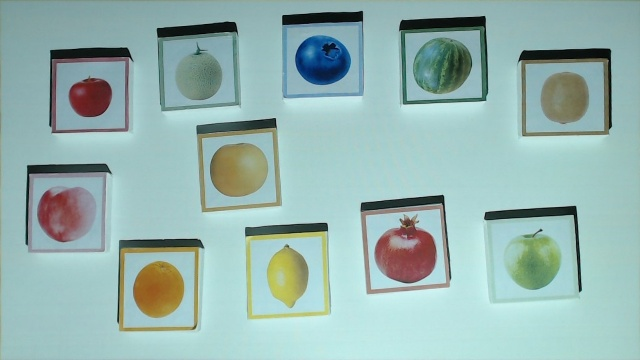
#> input picture datasets/SampleData/sample_eval/surface/surface_0409001429.jpg, 640 x 360 px
$ python -i warp.py   (imports and definitions only)
#> lines starting #> are read from the running program, lines starting #| are printed output that depends on the picture; after the words box and inside, x2 and y2 are one past the last pixel; in counts of white or black regions, pixels touching at a corner belong together
#> further down, picture is the input picture: shape (360, 640, 3); mean B, G, R 176.8, 180.6, 150.2
#!/usr/bin/env python3
# -*- coding: utf-8 -*-
"""
Rectify raw captures into aligned surface/distorted pairs. No hardware, runs anywhere.

    python Data.py warp
    python Data.py warp --review              # check every scene, fix the bad ones
    python Data.py warp --raw data/Create_Data/raw_0813

Boundary detection is a contour heuristic on a photograph: right most of the time,
and wrong in ways the summary line cannot show. `--review` puts each scene on screen -
the detected quad next to the rectified result - and waits:

    enter / a   accept this scene
    m           click the 4 corners by hand instead
    r           re-run the detector
    s           skip this scene
    A           accept this and every scene after it, no more prompts
    q           stop; the scenes already written are kept

Without --review a scene whose boundary cannot be found is reported and skipped, the
same as before.

Reads raw_<MMDD>/ (capture.py wrote it) and writes warp_<MMDD>/surface/ +
warp_<MMDD>/distorted/ at the model's input size, plus warp_<MMDD>/debug/ overlays
showing where the screen boundary was found. Defaults to the most recent raw folder,
and the warp folder is named after it.

Resolutions, the boundary sampling and the debug toggle live under `warp:` in
configs/collect.yaml.

This stage is not optional. The screen is a trapezoid in the camera and the objects
sit at a different scale in every capture, so nothing before it is trainable - and a
session that only has raw/ is not a layout the loaders recognise at all. After it,
`surface` and `distorted` share a pixel grid and the residual the model learns is only
the projected light.

Two modes, set by `warp.mode` in collect.yaml:

    boundary     4 corners + the measured edge bow  (default)
    homography   corners only, the exact model for a flat screen
"""

import argparse
import json
import os
import sys

import cv2
import numpy as np

sys.path.insert(0, os.path.dirname(os.path.abspath(__file__)))   # for `common`
from common import (  # noqa: E402
    cfg, dated_suffix, images_in, pick, resolve_raw, shrink, warp_dir, write_meta,
)

# Fallbacks only; the live values come from warp.* in configs/collect.yaml.
WORK_SIZE = (1280, 720)
WARP_POINTS = 20
SCREEN_INSET = 2


# [13 lines left out: function resample, not called in this run]


def inset_contour(contour, shape, pixels):
    """
    Pull the boundary a few pixels inward, off the bright rim of the projection.

    The rim is the blurriest part of the capture; sampling the warp from it drags
    smeared edge pixels into the middle of the rectified image.
    """
    if pixels <= 0:
        return contour
    mask = np.zeros(shape[:2], np.uint8)
    cv2.drawContours(mask, [contour], -1, 255, -1)
    k = np.ones((2 * pixels + 1, 2 * pixels + 1), np.uint8)
    cnts, _ = cv2.findContours(cv2.erode(mask, k), cv2.RETR_EXTERNAL,
                               cv2.CHAIN_APPROX_NONE)
    # A contour too thin to survive the erosion just keeps its original outline. Not
    # worth a warning: capture.py runs this on every preview frame, so anything
    # printed here floods the console while the operator is setting up.
    return max(cnts, key=cv2.contourArea) if cnts else contour


def screen_contour(img, inset=SCREEN_INSET):
    """Largest closed edge contour - on one of these captures, the screen."""
#> called with inset = 2
    gray = cv2.GaussianBlur(cv2.cvtColor(img, cv2.COLOR_BGR2GRAY), (5, 5), 0)
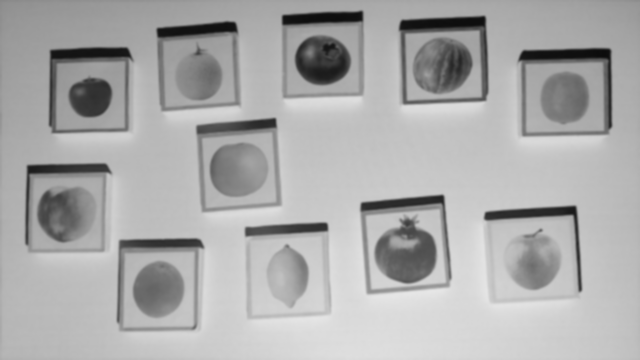
#> gray: shape (360, 640); min 12, max 230, mean 171.1
    edges = cv2.dilate(cv2.Canny(gray, 50, 150),
                       cv2.getStructuringElement(cv2.MORPH_RECT, (3, 3)))
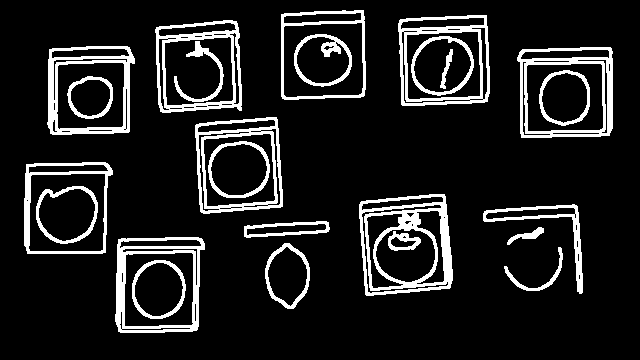
#> edges: shape (360, 640); 12.2% white; 24 white regions
    cnts, _ = cv2.findContours(edges, cv2.RETR_EXTERNAL, cv2.CHAIN_APPROX_NONE)
#> cnts = 14 contours; largest, box (x1, y1, x2, y2) and area: (359, 194, 453, 296) 8249, (517, 47, 613, 138) 8114, (115, 237, 205, 333) 7746, (398, 15, 490, 106) 7654, (195, 117, 283, 214) 7422
    if not cnts:
        return None
    return inset_contour(max(cnts, key=cv2.contourArea), img.shape, inset)
#> in inset_contour, `cv2.drawContours(mask, [contour], -1, 255, -1)`:
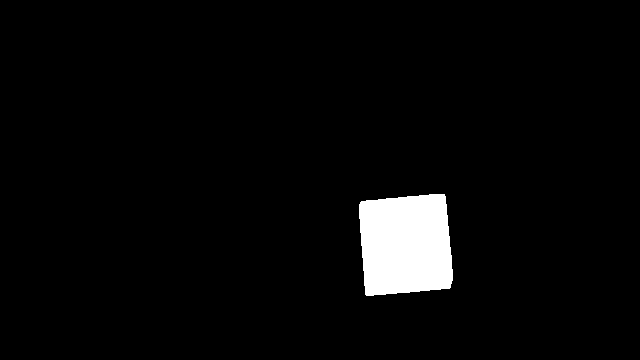
#> mask: shape (360, 640); 3.7% white; 1 white region
#> in inset_contour, `cnts, _ = cv2.findContours(cv2.erode(mask, k), cv2.RETR_EXTERNAL, cv2...`: cnts = 1 contour; box (x1, y1, x2, y2) and area: (361, 196, 451, 294) 7489


# [96 lines left out: functions quad_corners, edge_paths, boundary_points, project, coons_grid, boundary_map, not called in this run]


class Rectifier:
    """
    One scene's camera -> flat screen mapping, built once and reused for every capture.

    The geometry comes from the surface shot, where the screen boundary is visible;
    every `distorted` capture of that scene is warped with the identical mapping,
    which is what makes the pair pixel-aligned enough to train on.
    """

    # [32 lines left out: functions __init__, __call__, debug_overlay, not called in this run]


# ------------------------------------------------------- picking corners by hand

REVIEW_WINDOW = "Warp_Review"
CLICK_WINDOW = "Click_4_Corners"


# [344 lines left out: functions contour_from_corners, click_corners, describe_corners, _build, recorded_corners, settle_scene and 3 more, not called in this run]


# [2 lines not run here, left out]

>>> import cv2
>>> picture = cv2.imread('SampleData/sample_eval/surface/surface_0409001429.jpg')
>>> result = screen_contour(picture)
#> result = contour of 338 points, box (x1, y1, x2, y2) (361, 196, 451, 294), area 7489

$ run again, on datasets/SampleData/sample_eval/surface/surface_0424095321.jpg
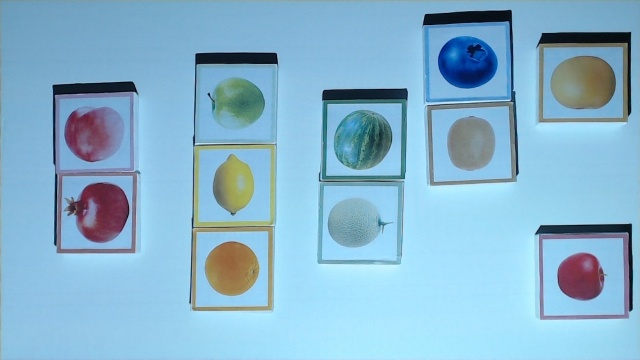
#> input picture datasets/SampleData/sample_eval/surface/surface_0424095321.jpg, 640 x 360 px
#> picture is the input picture: shape (360, 640, 3); mean B, G, R 206.4, 180.4, 134.7
#> in screen_contour, `edges = cv2.dilate(cv2.Canny(gray, 50, 150), cv2.getStructuringElement..`:
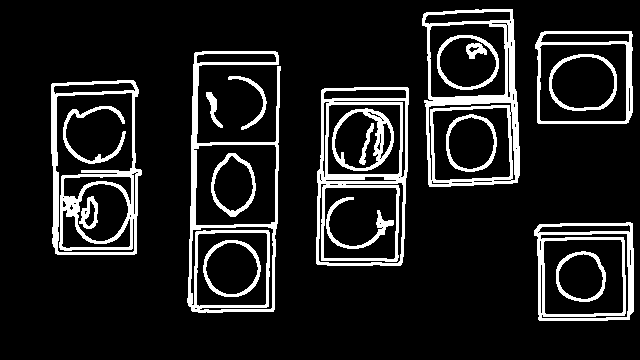
#> edges: shape (360, 640); 12.3% white; 20 white regions
#> in screen_contour, `cnts, _ = cv2.findContours(edges, cv2.RETR_EXTERNAL, cv2.CHAIN_APPROX_..`: cnts = 8 contours; box (x1, y1, x2, y2) and area: (187, 51, 281, 313) 16166, (422, 9, 520, 187) 15513, (316, 87, 409, 266) 15402, (51, 80, 142, 255) 14420, (534, 222, 634, 321) 9170, (535, 31, 633, 124) 8630, (228, 76, 267, 130) 250, (206, 92, 223, 128) 174
#> in inset_contour, `cv2.drawContours(mask, [contour], -1, 255, -1)`:
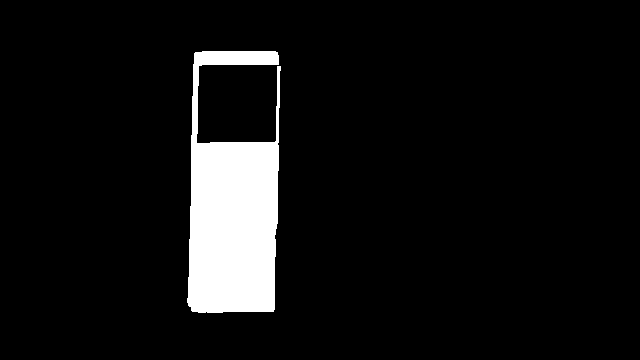
#> mask: shape (360, 640); 7.2% white; 1 white region
#> in inset_contour, `cnts, _ = cv2.findContours(cv2.erode(mask, k), cv2.RETR_EXTERNAL, cv2...`: cnts = 1 contour; box (x1, y1, x2, y2) and area: (189, 53, 277, 311) 14274
#> result = contour of 825 points, box (x1, y1, x2, y2) (189, 53, 277, 311), area 14274

$ run again, on datasets/SampleData/sample_eval/surface/surface_0530154734.jpg
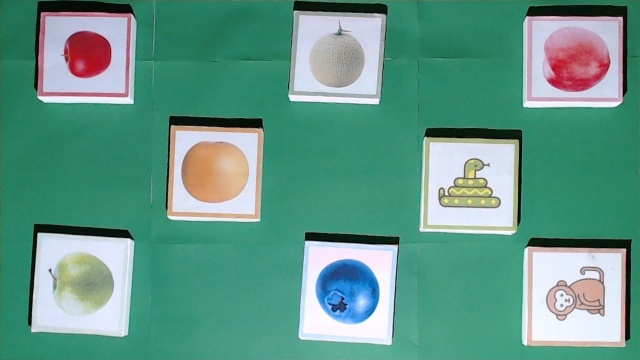
#> input picture datasets/SampleData/sample_eval/surface/surface_0530154734.jpg, 640 x 360 px
#> picture is the input picture: shape (360, 640, 3); mean B, G, R 135.6, 151.1, 96.6
#> in screen_contour, `edges = cv2.dilate(cv2.Canny(gray, 50, 150), cv2.getStructuringElement..`:
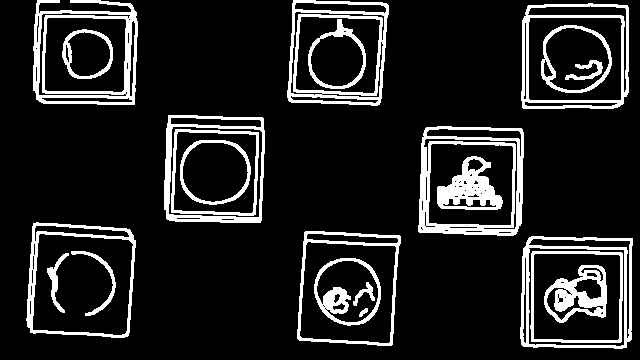
#> edges: shape (360, 640); 13.2% white; 22 white regions
#> in screen_contour, `cnts, _ = cv2.findContours(edges, cv2.RETR_EXTERNAL, cv2.CHAIN_APPROX_..`: cnts = 8 contours; box (x1, y1, x2, y2) and area: (520, 236, 633, 349) 11928, (26, 222, 136, 338) 11186, (521, 3, 629, 109) 10840, (418, 126, 524, 236) 10766, (297, 231, 401, 346) 10410, (164, 115, 265, 223) 10224, (287, 0, 389, 106) 9574, (33, 0, 138, 105) 9558
#> in inset_contour, `cv2.drawContours(mask, [contour], -1, 255, -1)`:
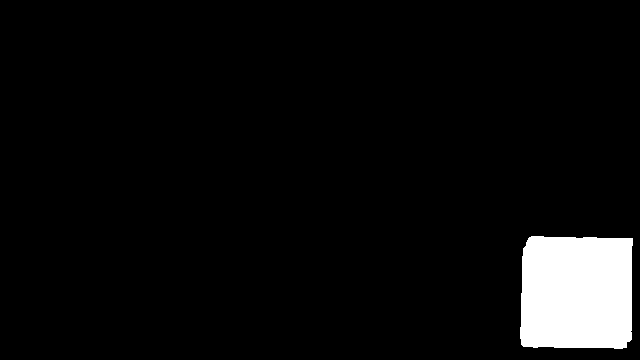
#> mask: shape (360, 640); 5.3% white; 1 white region
#> in inset_contour, `cnts, _ = cv2.findContours(cv2.erode(mask, k), cv2.RETR_EXTERNAL, cv2...`: cnts = 1 contour; box (x1, y1, x2, y2) and area: (522, 238, 631, 347) 11036
#> result = contour of 410 points, box (x1, y1, x2, y2) (522, 238, 631, 347), area 11036
